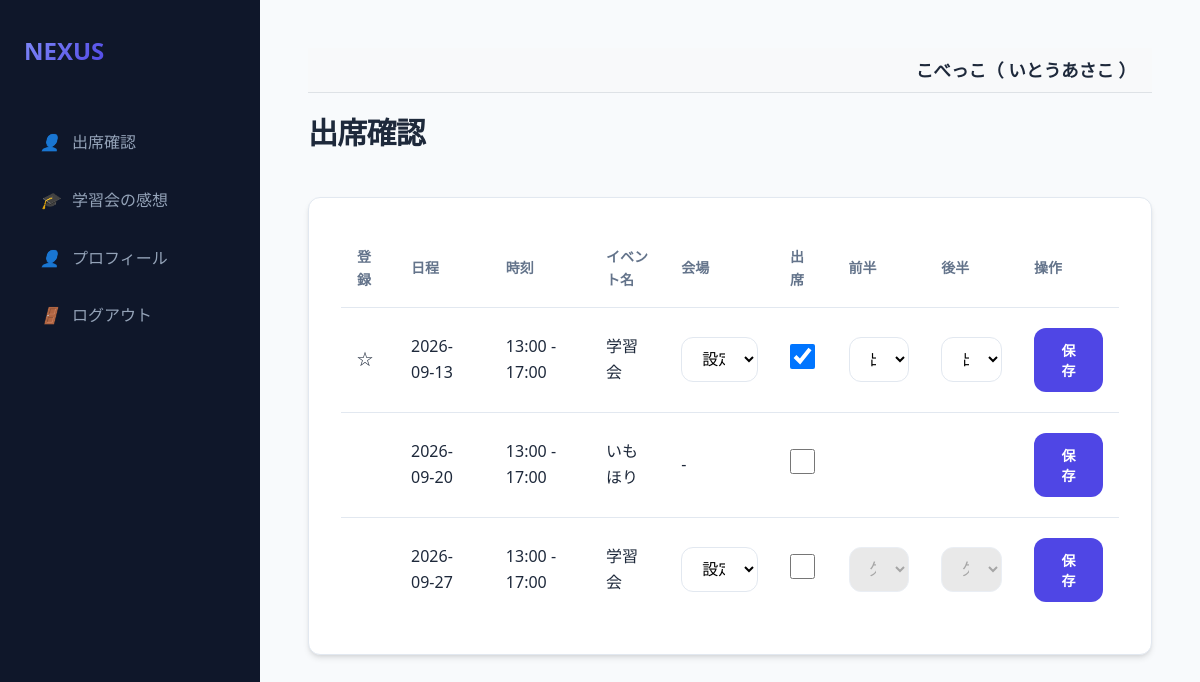
Before: /teacher/dashboard (signed in) with the older database file.
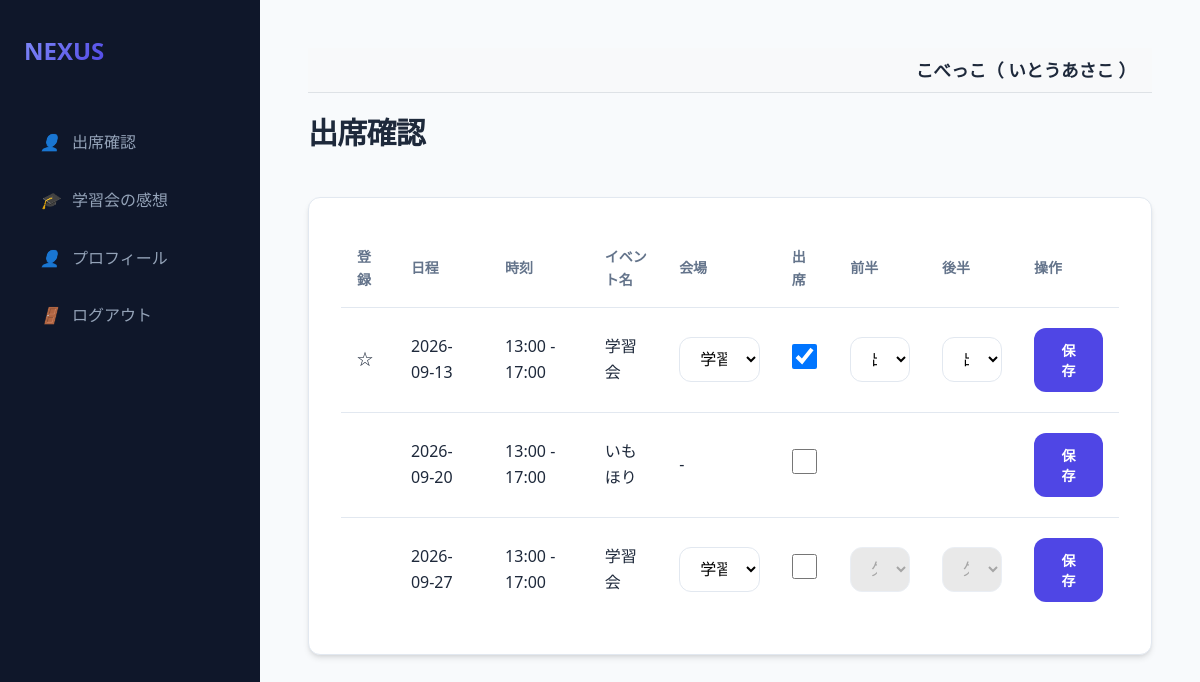
After: the same page with the newer database file.
### models.py (models this page shows, shortened)
class Student(db.Model):
    id = db.Column(db.Integer, primary_key=True)
    user_id = db.Column(db.Integer, db.ForeignKey('user.id'), nullable=True)
    user = db.relationship('User', back_populates='student_record')
    organization_id = db.Column(db.Integer, db.ForeignKey('organization.id'), nullable=False)
    organization = db.relationship('Organization')
    default_venue_id = db.Column(db.Integer, db.ForeignKey('venue.id'), nullable=True)
    default_venue = db.relationship('Venue')
    group_id = db.Column(db.Integer, db.ForeignKey('group.id'), nullable=True)
    group = db.relationship('Group', back_populates='students')
    name = db.Column(db.String(50), nullable=False)
    grade = db.Column(db.String(20))
    gender = db.Column(db.String(10))
    pref_gender = db.Column(db.String(10))
    pref_age1020_priority = db.Column(db.Integer, default=2)
    pref_age3040_priority = db.Column(db.Integer, default=2)
    pref_age50_priority = db.Column(db.Integer, default=2)
    attend = db.Column(db.Boolean, default=False)

class Event(db.Model):
    id = db.Column(db.Integer, primary_key=True)
    date = db.Column(db.DateTime, nullable=False)
    name = db.Column(db.String(100), nullable=False)
    organization_id = db.Column(db.Integer, db.ForeignKey('organization.id'), nullable=False)
    organization = db.relationship('Organization')
    venues = db.relationship('Venue', secondary=event_venue, backref='events')
    teacher_start = db.Column(db.String(5), nullable=False)
    teacher_end = db.Column(db.String(5), nullable=False)
    student_start = db.Column(db.String(5), nullable=False)
    student_end = db.Column(db.String(5), nullable=False)
    publish_to = db.Column(db.String(20), default='両0')
    status = db.Column(db.String(20), default='公開前')

class EventAttendance(db.Model):
    id = db.Column(db.Integer, primary_key=True)
    event_id = db.Column(db.Integer, db.ForeignKey('event.id'), nullable=False)
    user_id = db.Column(db.Integer, db.ForeignKey('user.id'), nullable=False)
    venue_id = db.Column(db.Integer, db.ForeignKey('venue.id'), nullable=True) # マッチング時に必要
    attend = db.Column(db.Boolean, default=False)
    subject1 = db.Column(db.String(20))
    subject2 = db.Column(db.String(20))
    achievement = db.Column(db.Integer) # 1-4
    compatibility = db.Column(db.Integer) # 1-4
    updated_by = db.Column(db.String(10)) # 'user' or 'admin'

class User(db.Model):
    id = db.Column(db.Integer, primary_key=True)
    username = db.Column(db.String(50), unique=True, nullable=False)
    name = db.Column(db.String(50), nullable=True)
    password_hash = db.Column(db.String(128), nullable=False)
    is_admin = db.Column(db.Boolean, default=False)
    is_super_admin = db.Column(db.Boolean, default=False)
    is_org_admin = db.Column(db.Boolean, default=False)
    organization_id = db.Column(db.Integer, db.ForeignKey('organization.id'), nullable=True)
    organization = db.relationship('Organization', backref='users')
    teacher_record = db.relationship('Teacher', back_populates='user', uselist=False)
    student_record = db.relationship('Student', back_populates='user', uselist=False)

### app.py (the view)
@app.route('/teacher/dashboard', methods=['GET'])
@login_required
def teacher_dashboard():
    user = db.session.get(User, session['user_id'])
    org_id = user.organization_id
    events = Event.query.filter(Event.organization_id == org_id,
                                Event.status.in_(['実施前', '実施']),
                                Event.publish_to.in_(['両方', '講師'])).order_by(Event.date).all()
    venues = Venue.query.filter_by(organization_id=org_id).all()
    all_attendances = {a.event_id: a for a in EventAttendance.query.filter_by(user_id=session['user_id']).all()}
    return render_template('teacher_dashboard.html', events=events, venues=venues, all_attendances=all_attendances)

### app.py (called while the page is built)
@app.after_request
def add_header(response):
    response.headers['Cache-Control'] = 'no-store, no-cache, must-revalidate, max-age=0'
    response.headers['Pragma'] = 'no-cache'
    response.headers['Expires'] = '0'
    return response

def login_required(f):
    @wraps(f)
    def decorated_function(*args, **kwargs):
        if 'user_id' not in session:
            return redirect(url_for('login'))
        return f(*args, **kwargs)
    return decorated_function

@app.context_processor
def inject_globals():
    user = None
    group_division_enabled = False
    if 'user_id' in session:
        user = db.session.get(User, session['user_id'])
        if user and user.organization_id:
            cfg = Config.query.filter_by(key='group_division_enabled', organization_id=user.organization_id).first()
            if cfg and cfg.value == 'true':
                group_division_enabled = True
    return dict(current_user=user, group_division_enabled=group_division_enabled)

### templates/teacher_dashboard.html (shortened to what this page needs)
{% extends "base.html" %}
{% block content %}
<div class="header">
    <h1>出席確認</h1>
</div>
<div class="card">
    <div class="table-container">
        <table>
            <thead>
                <tr>
                    <th>登録</th>
                    <th>日程</th>
                    <th>時刻</th>
                    <th>イベント名</th>
                    <th>会場</th>
                    <th>出席</th>
                    <th>前半</th>
                    <th>後半</th>
                    <th>操作</th>
                </tr>
            </thead>
            <tbody>
                {% for event in events %}
                {% set att = all_attendances.get(event.id) %}
                {% set is_study = (event.name == '学習会') %}
                <tr>
                    <td>
                        {% if att %}
                            {% if att.updated_by == 'user' %}★
                            {% elif att.updated_by == 'admin' %}☆
                            {% endif %}
                        {% endif %}
                    </td>
                    <td>{{ event.date.strftime('%Y-%m-%d') }}</td>
                    <td>{{ event.teacher_start }} - {{ event.teacher_end }}</td>
                    <td>{{ event.name }}</td>
                    <td>
                    {% if is_study %}
                    <select name="venue_id" id="venue_{{event.id}}" form="form_{{event.id}}">
                        {% if not venues %}
                        <option value="">設定なし</option>
                        {% endif %}
                        {% for venue in venues %}
                        <option value="{{ venue.id }}" {{ 'selected' if att and att.venue_id == venue.id }}>{{ venue.name }}</option>
                        {% endfor %}
                    </select>
                    {% else %}
                    -
                    {% endif %}
                    </td>
                    <td>
                        <input type="checkbox" name="attend" value="true" form="form_{{event.id}}" class="large-checkbox attend-checkbox" data-event-id="{{event.id}}"
                               {{ 'checked' if att and att.attend }}>
                    </td>
                    <td>
                        {% if is_study %}
                        <select name="subject1" id="sub1_{{event.id}}" form="form_{{event.id}}" class="subject-select" {{ 'disabled' if not (att and att.attend) }}>
                            <option value="出席" {{ 'selected' if (att.subject1 if att else '欠席') == '出席' }}>出席</option>
                            <option value="欠席" {{ 'selected' if (att.subject1 if att else '欠席') == '欠席' }}>欠席</option>
                        </select>
                        {% else %}
                        &nbsp;
                        {% endif %}
                    </td>
                    <td>
                        {% if is_study %}
                        <select name="subject2" id="sub2_{{event.id}}" form="form_{{event.id}}" class="subject-select" {{ 'disabled' if not (att and att.attend) }}>
                            <option value="出席" {{ 'selected' if (att.subject2 if att else '欠席') == '出席' }}>出席</option>
                            <option value="欠席" {{ 'selected' if (att.subject2 if att else '欠席') == '欠席' }}>欠席</option>
                        </select>
                        {% else %}
                        &nbsp;
                        {% endif %}
                    </td>
                    <td>
                        <button type="submit" form="form_{{event.id}}" class="btn btn-primary">保存</button>
                    </td>
                </tr>
                {% endfor %}
            </tbody>
        </table>
    </div>
</div>
{% endblock %}

### templates/base.html (shortened to what the changed rows need)
<!DOCTYPE html>
<html lang="ja">
<head>
    <link rel="stylesheet" href="{{ url_for('static', filename='style.css') }}">
</head>
<body>
<main class="main-content">
    {% if current_user %}
    <div style="background-color: #f8f9fa; padding: 0.5rem 1rem; margin-bottom: 1rem; border-bottom: 1px solid #dee2e6; text-align: right; font-size: 1.1rem; font-weight: bold;">
        {{ current_user.organization.name if current_user.organization else '組織なし' }}（
        {% if current_user.name %}
            {{ current_user.name }}
        {% elif current_user.teacher_record %}
            {{ current_user.teacher_record.name }}
        {% elif current_user.student_record %}
            {{ current_user.student_record.name }}
        {% else %}
            {{ current_user.username }}
        {% endif %}
        ）
    </div>
    {% endif %}
    {% block content %}{% endblock %}
</main>
</body>
</html>

Changed rows visible on the page:
no longer on this page (row edited): Student: student_record.name "いとうあさこ"
now on this page (row edited): User: name "いとうあさこ"
computed for Event "出席": venue_id "設定なし" → "学習会場B"
computed for Event "欠席": venue_id "設定なし" → "学習会場A"
